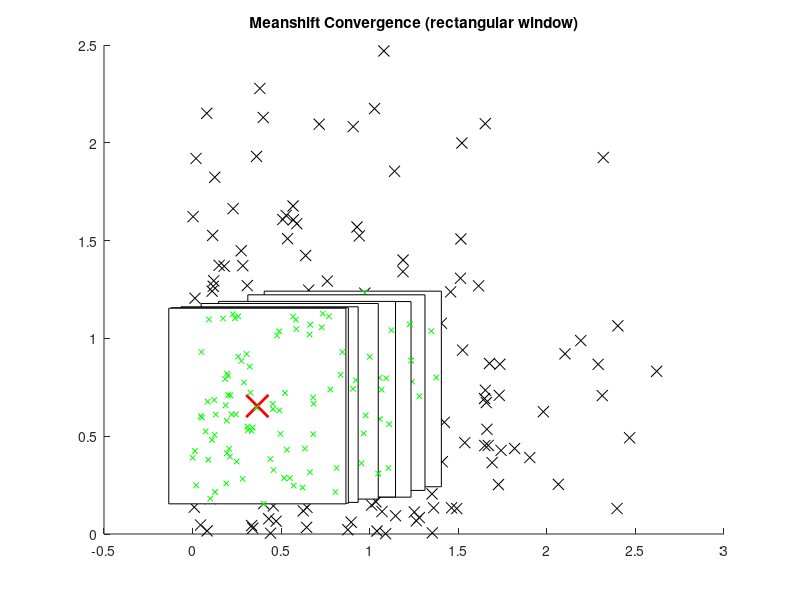
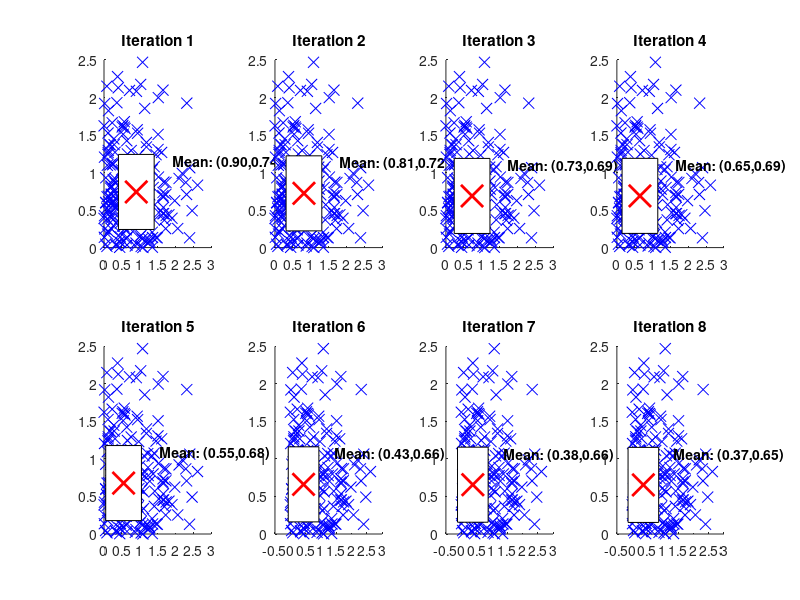

Write MATLAB code to recreate these figures, in order.
%% MSLOOP_V0
%
% Panic script for M2VIP2012
% Sample of meanshift convergence

MAX_ITER          = 8;
ELLIPTICAL_BOUNDS = 0;
SAVE_FIGURES      = 1;
PATH = 'data/meanshift/';
if(ELLIPTICAL_BOUNDS)
    FILENAME = 'ellipse';
else
    FILENAME = 'box';
end

%Get figure and axes handles
% ---- MAIN FIGURE HANDLE ---- %
if(~exist('msfig', 'var'))
    fprintf('Creating meanshift figure...\n');
    msfig = figure('Name', 'Meanshift Convergence');
end
axtest = get(get(msfig, 'Children'), 'Type');
if(strncmpi(axtest, 'axes', 4))
    msax = get(msfig, 'Children');
else
    msax = axes('Parent', msfig);
end
if(~ishandle(msax))
    error('msax not valid axes handle');
end
% ---- ITERATION FIGURE HANDLE ---- %
if(SAVE_FIGURES)
    if(~exist('iterfig', 'var'))
        fprintf('Creating iteration figure....\n');
        iterfig = figure('Name', 'Meanshift Iteration');
    end
    axtest = get(get(iterfig, 'Children'), 'Type');
    if(strncmpi(axtest, 'axes', 4))
        iterax = get(iterfig, 'Children');
    else
        iterax = axes('Parent', iterfig);
    end
    if(~ishandle(iterax))
        error('iterax not valid axes handle');
    end
    cla(iterax);
end

% ---- GENERATE DATA ---- %

N      = 200;
X      = abs([randn(1,N) ; randn(1,N)]);
%set a random initial location and standard window size
w0     = 0.1 .* [randn(1) ; randn(1)] + mean(mean(X));
sz0    = [0.5 0.5];
wparam = [w0(1) w0(2) 0 sz0(1) sz0(2)];
%Show data
hold(msax, 'on');
dplot = plot(msax, X(1,:), X(2,:), 'kx', 'MarkerSize', 8);
wplot = plot(msax, w0(1), w0(2), 'rx', 'MarkerSize', 14, 'LineWidth', 2);

if(ELLIPTICAL_BOUNDS)
    title(msax, 'Meanshift Convergence (elliptical window)');
    %set(th, 'Parent', msax);
else
    title(msax, 'Meanshift Convergence (rectangular window)');
    %set(th, 'Parent', msax);
end
%Plot ellipse
t   = linspace(0, 2*pi, 100);
% xel = sz0(1) * cos(t) + w0(1);
% yel = sz0(2) * sin(t) + w0(2);
% plot(msax, xel, yel, 'Color', [0 0 1]);

% ---- MAIN MEANSHIFT LOOP ---- %
semaxis = sz0;
wpos    = w0;
M00 = 0;
M10 = 0;
M01 = 0;
M11 = 0;
M20 = 0;
M02 = 0;
for iter = 1:MAX_ITER
    %Show data in figure
    if(ELLIPTICAL_BOUNDS)
        xel     = semaxis(1) * cos(t) + wpos(1);
        yel     = semaxis(2) * sin(t) + wpos(2);
        plot(msax, xel, yel, 'Color', [0 0 1]);
        %Plot centroid
        plot(msax, wpos(1), wpos(2), 'rx', 'MarkerSize', 16, 'LineWidth', 2);
        if((iter == 1) || (iter == MAX_ITER))
            %txh = text(wpos(1)+1, wpos(2)+0.1, sprintf('Iteration %d', iter));
            %set(txh, 'FontSize', 10, 'FontWeight', 'bold');
            %Set an arrow to annotate
            axPos = get(msax, 'Position');
            xlim  = get(msax, 'XLim');
            ylim  = get(msax, 'YLim');
            xarr  = axPos(1) + ((wpos(1) - xlim(1))/(xlim(2)-xlim(1))) * axPos(3);
            yarr  = axPos(2) + ((wpos(2) - ylim(1))/(ylim(2)-ylim(1))) * axPos(4);
            arh   = annotation('textarrow', [abs(xarr*1.5) xarr], [abs(yarr*1.5) yarr], 'string', sprintf('Iteration %d', iter));
            set(arh, 'Parent', msax, 'FontSize', 10, 'FontWeight', 'bold');
        end
	else
        xlim   = [wpos(1)-semaxis(1) wpos(1)+semaxis(1)];
        ylim   = [wpos(2)-semaxis(2) wpos(2)+semaxis(2)];
        bndbox = patch([xlim fliplr(xlim)], [ylim(1) ylim(1) ylim(2) ylim(2)], 'w');
        set(bndbox, 'Parent', msax);
		plot(msax, wpos(1), wpos(2), 'rx', 'MarkerSize', 16, 'LineWidth', 2);
    end
	if(SAVE_FIGURES)
    	%Save a seperate figure for this iteration only
        %cla(iterax);
		subplot(2, MAX_ITER/2, iter, 'Parent', iterfig);
		hold on;
        plot( X(1,:), X(2,:), 'bx', 'MarkerSize', 8);
        %plot(iterax, w0(1), w0(2), 'rx', 'MarkerSize', 14, 'LineWidth', 2);
		if(ELLIPTICAL_BOUNDS)
	        plot(xel, yel, 'Color', [0 0 1]);
		else
			xlim   = [wpos(1)-semaxis(1) wpos(1)+semaxis(1)];
        	ylim   = [wpos(2)-semaxis(2) wpos(2)+semaxis(2)];
	        bndbox = patch([xlim fliplr(xlim)], [ylim(1) ylim(1) ylim(2) ylim(2)], 'w');
		end
		%Plot dataset mean
        plot(wpos(1), wpos(2), 'rx', 'MarkerSize', 16, 'LineWidth', 2);
        %Annotate
		ts  = sprintf('Mean: (%1.2f,%1.2f)', wpos(1), wpos(2));
        txh = text(wpos(1)+1, wpos(2)+0.4, ts);
        set(txh, 'FontSize', 10, 'FontWeight', 'bold');
        fn = sprintf('%s%s-iter-%d.tif', PATH, FILENAME, iter);
        title(sprintf('Iteration %d', iter));
		hold off;
    end
    %Accmulate moments of dataset
    for k = 1:length(X)
        if(ELLIPTICAL_BOUNDS)
            %Use an ellipse
            xe = (X(1,k) - wpos(1))^2;
            ye = (X(2,k) - wpos(2))^2;
            if((xe/semaxis(1)^2 + ye/semaxis(2)^2) < 1)
                plot(msax, X(1,k), X(2,k), 'gx', 'MarkerSize', 4);
                M00 = M00 + 1;
                M10 = M10 + X(1,k);
                M01 = M01 + X(2,k);
                M11 = M11 + (X(1,k) * X(2,k));
                M20 = M20 + (X(1,k) * X(1,k));
                M02 = M02 + (X(2,k) * X(2,k));
            end
        else
            %Use a box
            xmax = wpos(1) + semaxis(1);
            xmin = wpos(1) - semaxis(1);
            ymax = wpos(2) + semaxis(2);
            ymin = wpos(2) - semaxis(2);
            if( (X(1,k) > xmin && X(1,k) < xmax) && ...
                (X(2,k) > ymin && X(2,k) < ymax))
                plot(msax, X(1,k), X(2,k), 'gx', 'MarkerSize', 4);
                M00 = M00 + 1;
                M10 = M10 + X(1,k);
                M01 = M01 + X(2,k);
                M11 = M11 + (X(1,k) * X(2,k));
                M20 = M20 + (X(1,k) * X(1,k));
                M02 = M02 + (X(2,k) * X(2,k));
            end
        end
    end
    fprintf('Loop %d\n', iter);
    fprintf('M00 : %f\n', M00);
    fprintf('M10 : %f\n', M10);
    fprintf('M01 : %f\n', M01);
    %Compute meanshift vector and window parameters
    if(M00 > 1)
        xm      = M10/M00;
        ym      = M01/M00;
        xym     = M11/M00;
        xxm     = M20/M00;
        yym     = M02/M00;
        %Subtract mean
        u11     = xym - (xm * ym);
        u20     = xxm - (xm * xm);
        u02     = yym - (ym * ym);
        mu2_sum = u20 + u02;
        mu2_dif = u20 - u02;
        sqArg   = 4   * (u11 * u11) + (mu2_dif * mu2_dif);
        eval1   = 0.5 * mu2_sum + sqrt(sqArg);
        eval2   = 0.5 * mu2_sum - sqrt(sqArg);
        theta   = 0.5 * atan2(2*u11, mu2_dif);
        %Update window params for next loop
        wpos    = [xm ym];
        winsize = 1.1 * sqrt(M00);
        %semaxis = [eval1 eval2] * winsize
        %Clear moments
        M00 = 0; M10 = 0; M01 = 0; M11 = 0 ;M20 = 0 ;M02 = 0;
    else
        error('M00 = 0 (no pixels in window)');
    end

end
if(SAVE_FIGURES)
    fn = sprintf('%s%s-all.tif', PATH, FILENAME);
    fprintf('Saving figure to %s...\n', fn);
    saveas(msfig, fn, 'tif');
	%Save suplotted iterfig
	fn = sprintf('%s%s-iter.tif', PATH, FILENAME);
	fprintf('Saving subplot iteration figure to %s...\n', fn);
	saveas(iterfig, fn, 'tif');
end
% for iter = 1:MAX_ITER;
%     idx = bsxfun(@minus, X(1,:), w0(1));
%     idy = bsxfun(@minus, X(2,:), w0(2));
%     winvec = find((idx./semaxis(1) + idy./semaxis(2)) < 1);
%     M00 = length(winvec);
%     
% end



hold(msax, 'off');
